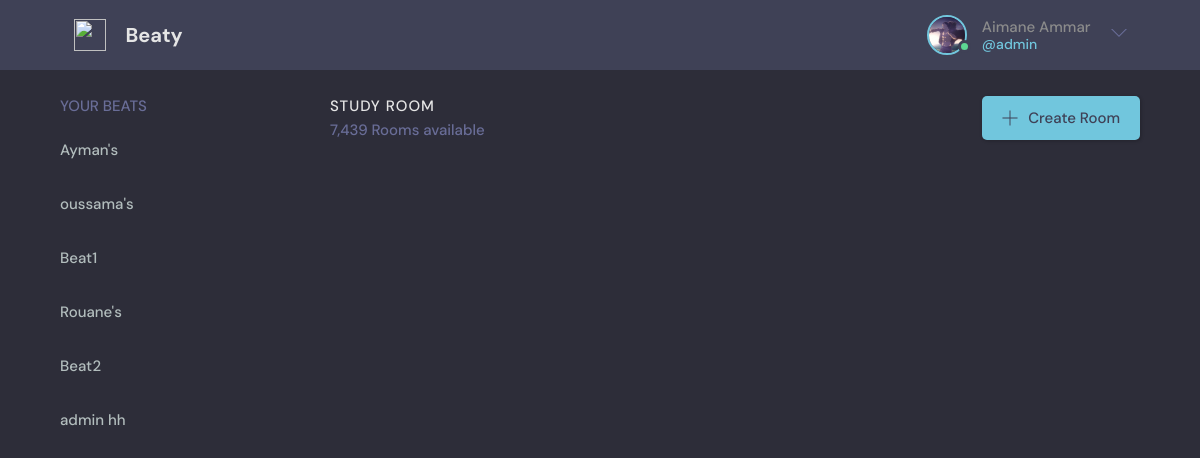
/ (signed in), run on the app's committed database.
### base/models.py (models this page shows, shortened)
class User(AbstractUser):
    email = models.EmailField(unique=True, null=False)
    bio = models.CharField(max_length=300, default="")
    profile_img = models.ImageField(null=True, upload_to="images/")
    birthday=models.DateField(auto_now=False, null=True, blank=True)
    USERNAME_FIELD = 'email'
    REQUIRED_FIELDS = []
    def __str__(self):
        return self.username

class Beat(models.Model):
    creater = models.ForeignKey(User, on_delete=models.CASCADE, related_name='creater')
    name = models.CharField(max_length=200)
    description = models.TextField(default="")
    members = models.ManyToManyField(User, blank=True)
    updated = models.DateTimeField(auto_now=True)
    created = models.DateTimeField(auto_now_add=True)
    class Meta:
        ordering = ['-updated']

### base/views.py (the view)
# urls.py: path('', views.home, name='home'),
@login_required(login_url='login')
def home(request):
    search = request.GET.get('search') if request.GET.get('search') else ''
    beats = request.user.beat_set.filter(
        Q(name__icontains=search) |
        Q(creater__username__icontains=search) |
        Q(description__icontains=search)
        )
    if len(beats)==0:
        beats=None
    context = {'beats': beats, 'search': search}
    return render(request, 'base/home.html', context)

### base/templates/base/home.html (shortened to what this page needs)
{% extends 'main.html' %}
{% block content %}
<main class="layout layout--3">
    <div class="container">
        {% include 'base/beats-list.html' %}
        <div class="roomList">
            <div class="roomList__header">
                <div>
                <h2>Study Room</h2>
                <p>7,439 Rooms available</p>
                </div>
                <a class="btn btn--main" href="create-room.html">
                <svg version="1.1" xmlns="http://www.w3.org/2000/svg" width="32" height="32" viewBox="0 0 32 32">
                    <title>add</title>
                    <path
                    d="M16.943 0.943h-1.885v14.115h-14.115v1.885h14.115v14.115h1.885v-14.115h14.115v-1.885h-14.115v-14.115z"
                    ></path>
                </svg>
                Create Room
                </a>
            </div>
        </div>
    </div>
</main>
{% endblock %}

### templates/navbar.html (shortened to what this page needs)
{% load static %}
<header class="header header--loggedIn">
    <div class="container">
      <a href="{% url 'home' %}" class="header__logo">
        <img src="assets/logo.svg" />
        <h1>Beaty</h1>
      </a>
      <nav class="header__menu">
        {%  if request.user.is_authenticated %}
        <div class="header__user">
          <a href="{% url 'profile' request.user %}">
            <div class="avatar avatar--medium active">
              {% if not request.user.profile_img %}
                  <img src="{% static 'images/avatar.svg' %}" alt="avatar">
              {% else %}
                  <img src="{{request.user.profile_img.url}}" alt="avatar">
              {% endif %}
            </div>
            <p>{{request.user.first_name}} {{request.user.last_name}} <span>@{{request.user}}</span></p>
          </a>
          <button class="dropdown-button">
            <svg version="1.1" xmlns="http://www.w3.org/2000/svg" width="32" height="32" viewBox="0 0 32 32">
              <title>chevron-down</title>
              <path d="M16 21l-13-13h-3l16 16 16-16h-3l-13 13z"></path>
            </svg>
          </button>
        </div>
        {% else %}
        <a href="{% url 'login' %}">
          <img src="./assets/avatar.svg" />
          <p>Login</p>
        </a>
        {% endif %}
      </nav>
    </div>
  </header>

### base/templates/base/beats-list.html
<div class="topics">
    <div class="topics__header">
        <h2>Your Beats</h2>
    </div>
    {% if beats %}
    <ul class="topics__list">
        {% for beat in beats %}
        <li>
        <a href="{% url 'beat' beat.id %}">{{beat.name}}</a>
        </li>
        {% endfor %}
    </ul>
    {% else %}
	<div>
		<i>No beats..</i>
	</div>
    {% endif %}
</div>

### static/styles/style.css (style rules this page uses)
:root { --color-main: #71c6dd; --color-main-light: #e1f6fb; --color-dark: #3f4156; --color-dark-medium: #51546e; --color-dark-light: #696d97; --color-light: #e5e5e5; --color-gray: #8b8b8b; --color-light-gray: #b2bdbd; --color-bg: #2d2d39; --color-success: #5dd693; --color-error: #fc4b0b; }
* { font-family: "DM Sans", -apple-system, BlinkMacSystemFont, "Segoe UI", Roboto, Oxygen, Ubuntu, Cantarell, "Open Sans", "Helvetica Neue", sans-serif; margin: 0; padding: 0; box-sizing: border-box; text-rendering: optimizeLegibility; font-size: inherit; }
html { font-size: 56.25%; }
@media only screen and (min-width: 1200px) { html { font-size: 62.5%; } }
body { line-height: 1.6; font-weight: 400; font-size: 1.5rem; color: var(--color-light-gray); background-color: var(--color-bg); min-height: 100vh; }
img { width: 100%; }
a { display: inline-block; color: var(--color-main); text-decoration: none; }
.container { max-width: 120rem; width: 90%; margin: auto; }
.btn { background-color: transparent; border: none; display: inline-flex; align-items: center; gap: 1rem; cursor: pointer; transition: all ease-in-out 0.3s; padding: 1rem 2rem; border-radius: 5px; box-shadow: 1px 1px 3px 1px rgba(0, 0, 0, 0.15); font-weight: 500; }
.btn--main { background-color: var(--color-main); color: var(--color-dark); }
.btn > svg { fill: currentColor; width: 1.6rem; height: 1.6rem; }
.avatar { position: relative; display: inline-block; border-radius: 50%; border: 2px solid var(--color-main); }
.avatar img { display: block; border-radius: 50%; object-fit: cover; object-position: center; }
.avatar::after { content: ""; display: block; position: absolute; background-color: var(--color-gray); z-index: 111; border-radius: 50%; border: 0.3rem solid var(--color-dark); }
.avatar.active::after { background-color: var(--color-success); }
.avatar.avatar--medium img { width: 3.6rem; height: 3.6rem; border-radius: 50%; }
.avatar.avatar--medium:after { width: 0.7rem; height: 0.7rem; bottom: 0px; right: -6px; }
.header { padding: 1.5rem; background-color: var(--color-dark); }
.header > .container { display: flex; gap: 9.5rem; }
.header__logo, .header__user { display: flex; gap: 2rem; align-items: center; }
.header__logo > img { height: 3.2rem; width: 3.2rem; }
.header__logo > h1 { font-weight: 700; font-size: 2rem; color: var(--color-light); }
.header__menu { margin-left: auto; position: relative; }
.header__menu a { display: flex; gap: 1.5rem; align-items: center; font-weight: 500; text-decoration: none; color: var(--color-gray); }
.header__menu img { height: 3.6rem; }
.header__menu p { line-height: 1.2; }
.header__menu span { color: var(--color-main); font-weight: 500; font-size: 1.4rem; display: block; }
.header__menu svg { width: 1.6rem; height: 1.6rem; fill: var(--color-dark-light); }
.dropdown-button { background: transparent; border: 0; outline: 0; cursor: pointer; }
.layout { margin-top: 2.4rem; }
.layout > .container { display: flex; justify-content: space-between; align-items: flex-start; }
.layout--3 > .container > div:first-child { flex-basis: 18%; max-width: 22.5rem; }
.layout--3 > .container > div:last-child { flex-basis: 75%; }
.topics__header { margin-bottom: 2rem; }
.topics__header h2 { text-transform: uppercase; font-weight: 500; color: var(--color-dark-light); }
.topics__list { list-style: none; }
.topics__list li a { display: flex; justify-content: space-between; margin-bottom: 3rem; font-weight: 500; color: var(--color-light-gray); transition: all 0.3s ease-in-out; }
.roomList__header { display: flex; justify-content: space-between; align-items: center; margin-bottom: 2.4rem; }
.roomList__header h2 { text-transform: uppercase; font-weight: 500; color: var(--color-light); letter-spacing: 1px; }
.roomList__header p { font-weight: 500; color: var(--color-dark-light); }

### data on the page
User: user.profile_img (picture), user.first_name "Aimane", user.last_name "Ammar", user "admin"
Beat: name "Ayman's"
Beat: name "oussama's"
Beat: name "Beat1"
Beat: name "Rouane's"
Beat: name "Beat2"
Beat: name "admin hh"
